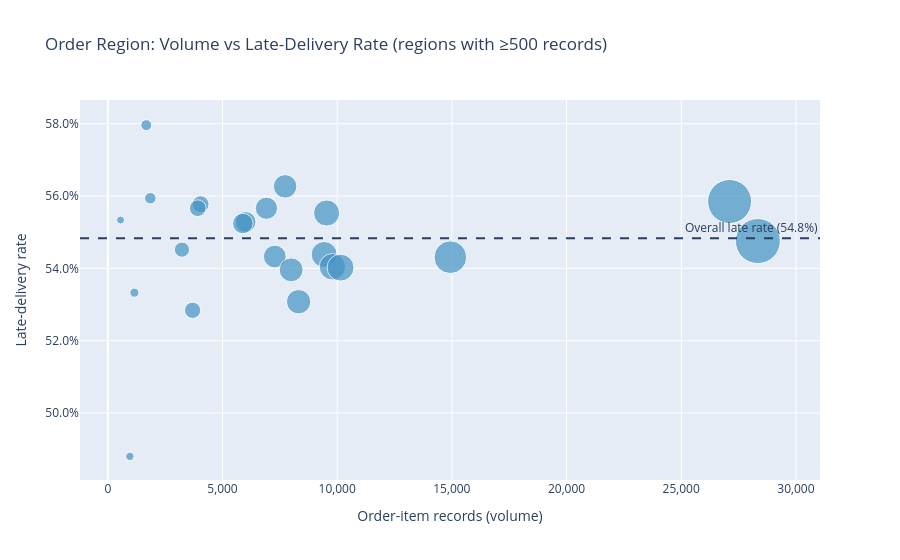

Notebook cell for this chart:
### Code cell
# 3) Order region: volume vs late rate
t = region_tbl[region_tbl["meets_min_records"]]
fig = go.Figure(go.Scatter(
    x=t["record_count"], y=t["late_rate"], mode="markers",
    marker=dict(size=t["record_count"], sizemode="area",
                sizeref=2.0 * t["record_count"].max() / 45**2, sizemin=4,
                color="#4393c3", opacity=0.7),
    text=t["order_region"],
    customdata=t[HOVER_COLS].to_numpy(),
    hovertemplate="<b>%{text}</b><br>" + HOVER_DETAILS,
))
fig.add_hline(y=OVERALL_LATE, line_dash="dash", annotation_text=OVERALL_LABEL)
fig.update_layout(title=f"Order Region: Volume vs Late-Delivery Rate (regions with ≥{MIN_RECORDS} records)",
                  xaxis_title="Order-item records (volume)", yaxis_title="Late-delivery rate",
                  xaxis=dict(tickformat=","), yaxis=dict(tickformat=".1%"))
show_and_save(fig, "order_region_volume_vs_late_rate")

### Figure 1 — Plotly figure (JSON) as saved in the notebook; plotly's stock layout.template omitted (floating-point values rounded to 4 significant figures)
{"data": [{"customdata": [[1677.0, 972.0, 0.5796, 0.5558, 0.603], [7731.0, 4350.0, 0.5627, 0.5516, 0.5737], [1852.0, 1036.0, 0.5594, 0.5367, 0.5819], [27110.0, 15140.0, 0.5585, 0.5526, 0.5644], [4045.0, 2256.0, 0.5577, 0.5424, 0.573], [3920.0, 2182.0, 0.5566, 0.541, 0.5721], [6915.0, 3849.0, 0.5566, 0.5449, 0.5683], [9539.0, 5297.0, 0.5553, 0.5453, 0.5652], [553.0, 306.0, 0.5533, 0.5117, 0.5943], [6009.0, 3322.0, 0.5528, 0.5402, 0.5654], [5887.0, 3252.0, 0.5524, 0.5397, 0.5651], [28340.0, 15520.0, 0.5475, 0.5417, 0.5533], [3232.0, 1762.0, 0.5452, 0.528, 0.5623], [9431.0, 5129.0, 0.5438, 0.5338, 0.5539], [7280.0, 3955.0, 0.5433, 0.5318, 0.5547], [14940.0, 8111.0, 0.5431, 0.5351, 0.5511], [9792.0, 5292.0, 0.5404, 0.5306, 0.5503], [10150.0, 5482.0, 0.5402, 0.5305, 0.5499], [7993.0, 4313.0, 0.5396, 0.5287, 0.5505], [1157.0, 617.0, 0.5333, 0.5045, 0.5619], [8318.0, 4415.0, 0.5308, 0.52, 0.5415], [3696.0, 1953.0, 0.5284, 0.5123, 0.5445], [959.0, 468.0, 0.488, 0.4565, 0.5196]], "hovertemplate": "<b>%{text}</b><br>Late rate: %{customdata[2]:.1%}<br>Order-item records: %{customdata[0]:,}<br>Late records: %{customdata[1]:,}<br>95% CI: %{customdata[3]:.1%} to %{customdata[4]:.1%}<extra></extra>", "marker": {"color": "#4393c3", "opacity": 0.7, "size": [1677, 7731, 1852, 27109, 4045, 3920, 6915, 9539, 553, 6009, 5887, 28341, 3232, 9431, 7280, 14935, 9792, 10148, 7993, 1157, 8318, 3696, 959], "sizemin": 4, "sizemode": "area", "sizeref": 27.99}, "mode": "markers", "text": ["Central Africa", "South Asia", "East Africa", "Western Europe", "South of  USA", "Eastern Europe", "East of USA", "Southeast Asia", "Central Asia", "West Asia", "US Center", "Central America", "North Africa", "Southern Europe", "Eastern Asia", "South America", "Northern Europe", "Oceania", "West of USA", "Southern Africa", "Caribbean", "West Africa", "Canada"], "type": "scatter", "x": [1677, 7731, 1852, 27109, 4045, 3920, 6915, 9539, 553, 6009, 5887, 28341, 3232, 9431, 7280, 14935, 9792, 10148, 7993, 1157, 8318, 3696, 959], "y": [0.5796, 0.5627, 0.5594, 0.5585, 0.5577, 0.5566, 0.5566, 0.5553, 0.5533, 0.5528, 0.5524, 0.5475, 0.5452, 0.5438, 0.5433, 0.5431, 0.5404, 0.5402, 0.5396, 0.5333, 0.5308, 0.5284, 0.488]}], "layout": {"annotations": [{"showarrow": false, "text": "Overall late rate (54.8%)", "x": 1, "xanchor": "right", "xref": "x domain", "y": 0.5483, "yanchor": "bottom", "yref": "y"}], "shapes": [{"line": {"dash": "dash"}, "type": "line", "x0": 0, "x1": 1, "xref": "x domain", "y0": 0.5483, "y1": 0.5483, "yref": "y"}], "title": {"text": "Order Region: Volume vs Late-Delivery Rate (regions with ≥500 records)"}, "xaxis": {"tickformat": ",", "title": {"text": "Order-item records (volume)"}}, "yaxis": {"tickformat": ".1%", "title": {"text": "Late-delivery rate"}}}}
